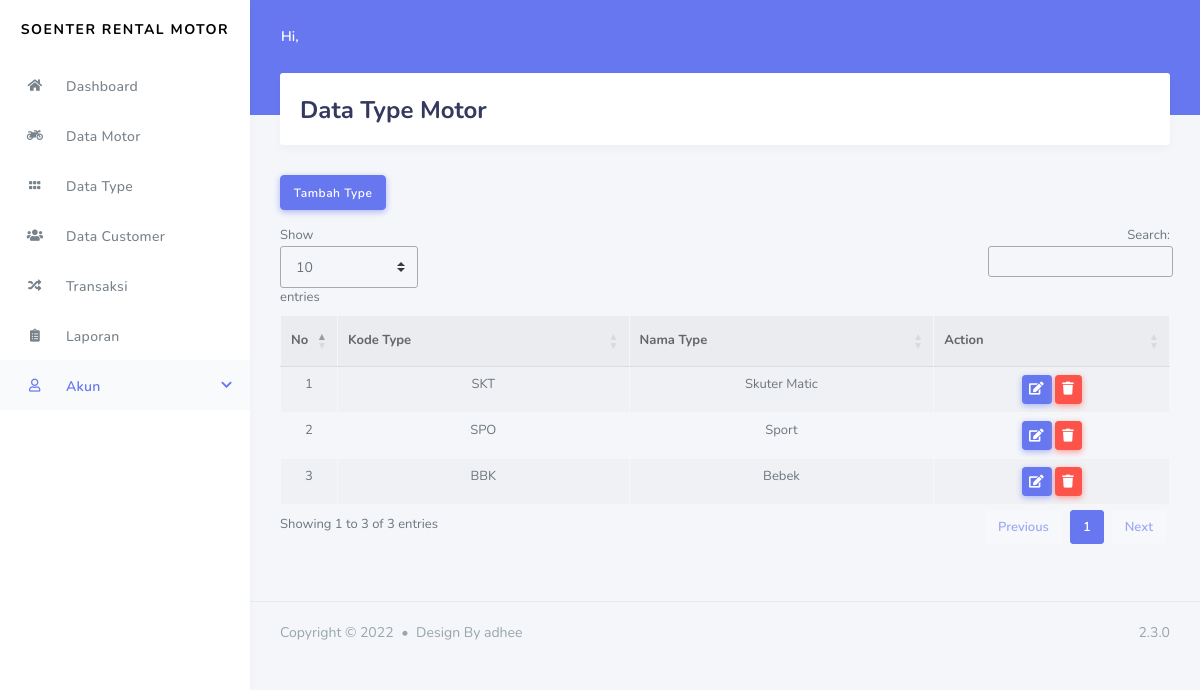
Screenshot of /index.php/admin/data_type with the database file from the repository.
### tables this page shows
CREATE TABLE `type` (
  `id_type` int(11) NOT NULL,
  `kode_type` varchar(10) NOT NULL,
  `nama_type` varchar(50) NOT NULL
);

### application/controllers/admin/data_type.php (called while the page is built, shortened)
<?php
class Data_type extends CI_Controller{
	public function index()
	{
		$data['type'] = $this->rental_model->get_data('type')->result();
		$this->load->view('template_admin/header');
		$this->load->view('template_admin/sidebar');
		$this->load->view('admin/data_type',$data);
		$this->load->view('template_admin/footer');
	}
} ?>

### index.php (called while the page is built, shortened)
<?php
require_once BASEPATH.'core/CodeIgniter.php';

### application/models/Rental_model.php (called while the page is built, shortened)
<?php
class rental_model extends CI_model{
	public function get_data($table){
		return $this->db->get($table);
	}
	}
?>

### application/views/admin/data_type.php (the view, shortened to what this page needs)
<div class="main-content">
	<section class="section">
		<div class="section-header">
			<h1>Data Type Motor</h1>
		</div>
		<a class='btn btn-primary mb-3' href="<?php echo base_url('admin/data_type/tambah_type') ?>">Tambah Type</a>
		<table class="table table-bordered table-striped table-hover" id="tableType">
			<thead>
				<tr>
					<th width="20px">No</th>
					<th>Kode Type</th>
					<th>Nama Type</th>
					<th>Action</th>
				</tr>
			</thead>
			<tbody>
				<?php
				$no = 1;
				foreach ($type as $tp) : ?>
					<tr>
						<td><?php echo $no++ ?></td>
						<td><?php echo $tp->kode_type ?></td>
						<td><?php echo $tp->nama_type ?></td>
						<td>
							<a class="btn btn-sm btn-primary" href="<?php echo base_url('admin/data_type/update_type/' . $tp->id_type) ?>"><i class="fas fa-edit"></i></a>
							<a class="btn btn-sm btn-danger" href="<?php echo base_url('admin/data_type/delete_type/' . $tp->id_type) ?>"><i class="fas fa-trash"></i></a>
						</td>
					</tr>
				<?php endforeach; ?>
			</tbody>
		</table>
	</section>
</div>

### rows the page displays
type: kode_type "SKT", nama_type "Skuter Matic"
type: kode_type "SPO", nama_type "Sport"
type: kode_type "BBK", nama_type "Bebek"
